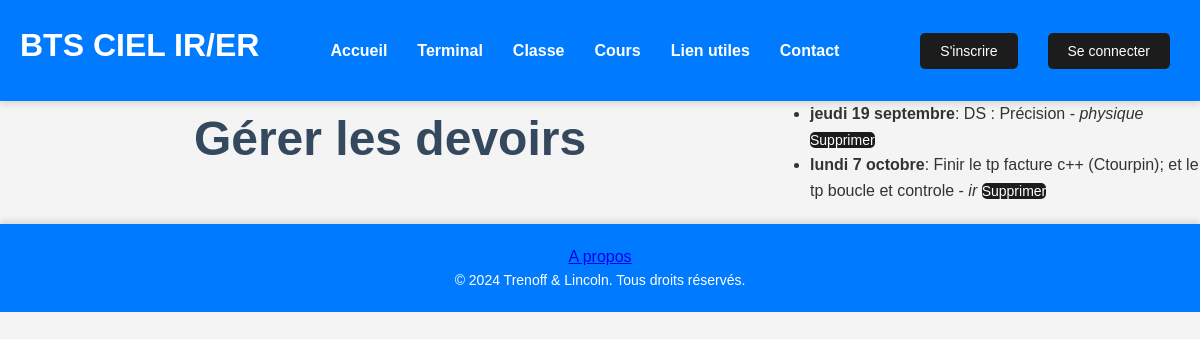
/admin/all_homework (signed in), run on an earlier commit of the app's database.
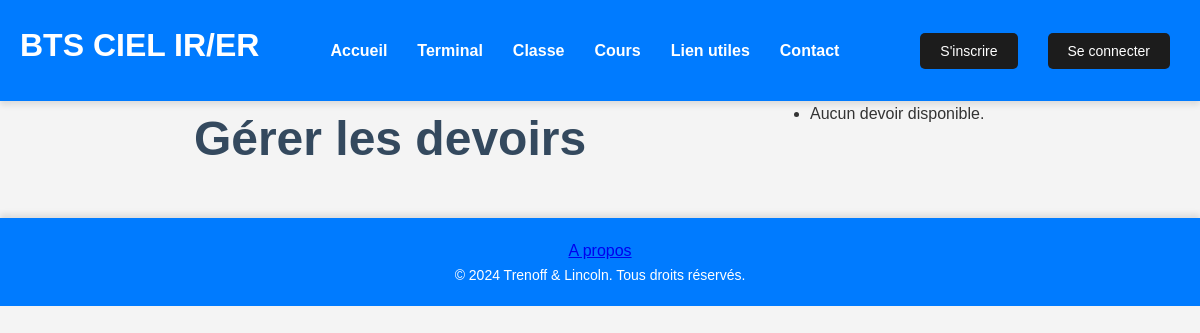
And on a later commit of the database.
### webapp/pyfile/config/model.py (models this page shows, shortened)
class Homework(db.Model):
    id = db.Column(db.Integer, primary_key=True)
    date = db.Column(db.Date, nullable=False)
    text = db.Column(db.String(255), nullable=False)
    matiere = db.Column(db.String(50), nullable=False)  # Champ de matière

### webapp/homework.py (the view)
@homework.route('/admin/all_homework')
@admin_required
def all_homework():
    homeworks = Homework.query.all()
    return render_template('/homework/all_homework.html', homeworks=homeworks)

### webapp/app.py (called while the page is built)
@app.context_processor
def inject_functions():
    return dict(what_day_month=what_day_month)

### webapp/decoration.py (called while the page is built)
def admin_required(f):
    @wraps(f)
    def decorated_function(*args, **kwargs):
        if 'username' in session and session.get('right') == 'admin':
            return f(*args, **kwargs)
        else:
            flash("Vous n'avez pas l'autorisation d'accéder à cette page.", 'error')
            return redirect(url_for('users.login'))
    return decorated_function

### webapp/pyfile/mylib/day.py (called while the page is built)
def what_day_month(date):
    day_of_week = DAYS[date.weekday()]  # Récupère le jour de la semaine
    month = MONTHS[date.month - 1]  # Récupère le mois
    return f'{day_of_week} {date.day} {month}'

### webapp/templates/homework/all_homework.html
{% extends "base.html" %}
{% block content %}
<link rel="stylesheet" href="{{ url_for('static', filename='index_style.css') }}">
<h1>Gérer les devoirs</h1>
<ul>
    {% if homeworks %}
        {% for homework in homeworks %}
            <li>
                <strong>{{ what_day_month(homework.date) }}</strong>: {{ homework.text }} - <em>{{ homework.matiere }}</em>
                <form action="{{ url_for('homework.delete_homework', id=homework.id) }}" method="POST" style="display:inline;">
                    <button type="submit" class="delete-button">Supprimer</button>
                </form>
            </li>
        {% endfor %}
    {% else %}
        <li>Aucun devoir disponible.</li>
    {% endif %}
</ul>
{% endblock %}

### webapp/templates/base.html (shortened to what this page needs)
<!DOCTYPE html>
<html lang="fr">
<head>
    <link rel="stylesheet" href="{{ url_for('static', filename='base_style.css') }}">
</head>
<body>
    <header>
        <h1>BTS CIEL IR/ER</h1>
        <nav>
            <ul>
                <li><a href="{{ url_for('index') }}">Accueil</a></li>
                <li><a href="{{ url_for('terminal') }}">Terminal</a></li>
                <li><a href="{{ url_for('chat') }}">Classe</a></li>
                <li><a href="{{ url_for('learning.learning_redirect') }}">Cours</a></li>
                <li><a href="{{ url_for('utils_link') }}">Lien utiles</a></li>
                <li><a href="{{ url_for('about') }}">Contact</a></li>
            </ul>
        </nav>
        <div>
            {% if user %}
            <button id="user-button">{{ user.firstname ~ ' ' ~ user.lastname }}</button>
            {% else %}
            <button id="register-button">S'inscrire</button>
            <button id="login-button">Se connecter</button>
            {% endif %}
        </div>
    </header>
    <main>
        {% block content %}
        {% endblock %}
    </main>
    <footer>
        <a href="{{ url_for('about') }}">A propos</a>
        <p>&copy; 2024 Trenoff & Lincoln. Tous droits réservés.</p>
    </footer>
</body>
</html>

### webapp/static/base_style.css (style rules this page uses)
* { margin: 0; padding: 0; box-sizing: border-box; font-family: 'Arial', sans-serif; }
body { line-height: 1.6; background: #f4f4f4; color: #333; }
button { background-color: #1c1c1c; color: white; border: none; padding: 10px 20px; font-size: 14px; border-radius: 5px; cursor: pointer; margin: 0 10px; }
header { background: #007bff; color: white; display: flex; justify-content: space-between; align-items: center; padding: 20px; text-align: center; box-shadow: 0 4px 6px rgba(0, 0, 0, 0.1); }
header h1 { margin-bottom: 10px; }
header nav { flex: 1; text-align: center; width: 100%; }
header nav ul { list-style-type: none; display: flex; justify-content: center; }
header nav ul li { margin: 0 15px; }
header nav ul li a { color: white; text-decoration: none; font-weight: bold; }
header div { display: flex; gap: 10px; }
footer { text-align: center; padding: 20px 0; background-color: #007bff; color: white; margin-top: 20px; box-shadow: 0 -4px 6px rgba(0, 0, 0, 0.1); }
footer p { margin: 0; font-size: 14px; }

### webapp/static/index_style.css (style rules this page uses)
main * { margin: 0; padding: 0; box-sizing: border-box; font-family: 'Poppins', sans-serif; }
main h1 { font-size: 3em; text-align: center; color: #34495e; margin-bottom: 20px; }
main { display: grid; grid-template-columns: 2fr 1fr; gap: 30px; max-width: 1200px; margin: 0 auto; }

What changed in the data, as far as the page shows it:
removed Homework: date "jeudi 19 septembre", text "DS : Précision", matiere "physique"
removed Homework: date "lundi 7 octobre", text "Finir le tp facture c++ (Ctourpin); et le tp boucle et controle", matiere "ir"
Also different on the page:
text now shown: "Aucun devoir disponible."
